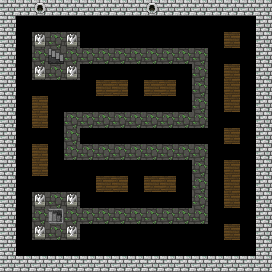

Rendered tile map (Tiled .tmx) drawn with the repository's tilesets; below, a short description and the full map source, tile grids included:
An orthogonal 17x17 tile map with 16x16 px tiles, 1 tile layer (图块层 1).

<map version="1.10" tiledversion="1.10.2" orientation="orthogonal" renderorder="left-up" width="17" height="17" tilewidth="16" tileheight="16" infinite="0" nextlayerid="2" nextobjectid="1">
 <editorsettings>
  <export target="下水道1.csv" format="csv" />
 </editorsettings>
 <tileset firstgid="1" source="下水道.tsx" />
 <layer id="1" name="图块层 1" width="17" height="17">
  <data encoding="csv">
5,5,13,5,5,5,5,5,5,13,5,5,5,5,5,5,5,
5,1,1,1,1,1,1,1,1,1,1,1,1,1,1,1,5,
5,1,26,3,26,1,1,1,1,1,1,1,1,1,15,1,5,
5,1,3,8,3,3,3,3,3,3,3,3,3,1,1,1,5,
5,1,26,3,26,1,1,1,1,1,1,1,3,1,15,1,5,
5,1,1,1,1,1,15,15,1,15,15,1,3,1,15,1,5,
5,1,15,1,1,1,1,1,1,1,1,1,3,1,15,1,5,
5,1,15,1,3,3,3,3,3,3,3,3,3,1,1,1,5,
5,1,1,1,3,1,1,1,1,1,1,1,1,1,15,1,5,
5,1,15,1,3,3,3,3,3,3,3,3,3,1,1,1,5,
5,1,15,1,1,1,1,1,1,1,1,1,3,1,15,1,5,
5,1,1,1,1,1,15,15,1,15,15,1,3,1,15,1,5,
5,1,26,3,26,1,1,1,1,1,1,1,3,1,15,1,5,
5,1,3,9,3,3,3,3,3,3,3,3,3,1,1,1,5,
5,1,26,3,26,1,1,1,1,1,1,1,1,1,15,1,5,
5,1,1,1,1,1,1,1,1,1,1,1,1,1,1,1,5,
5,5,5,5,5,5,5,5,5,5,5,5,5,5,5,5,5
</data>
 </layer>
</map>